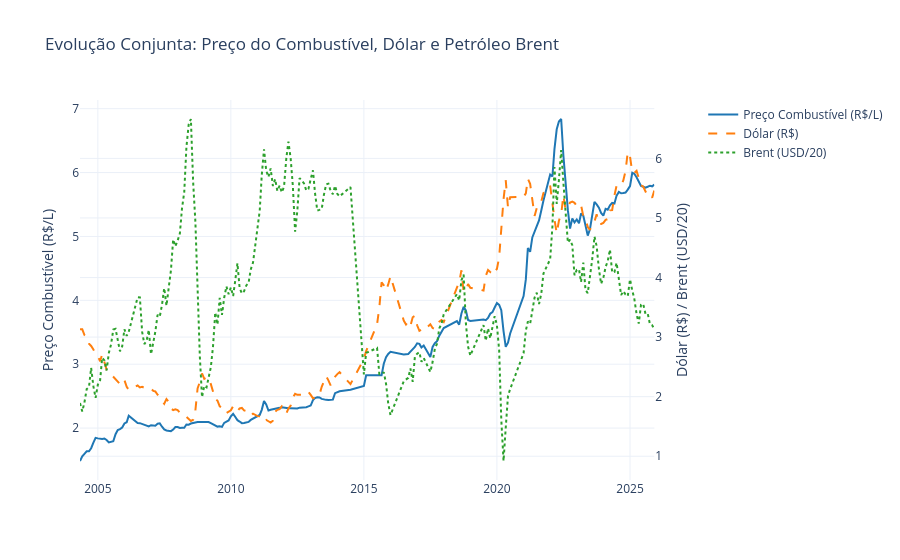

The code cell stored with this chart in its notebook:
### Markdown cell above
## 5.4 — Evolução Conjunta: Combustível, Dólar e Brent

### Code cell
mensal = df.rename(columns={
    'valor_venda':     'preco_combustivel',
    'dolar_venda':     'dolar',
    'preco_brent_usd': 'brent',
}).copy()
mensal['data'] = construir_coluna_data(mensal)

fig = make_subplots(specs=[[{"secondary_y": True}]])

fig.add_trace(
    go.Scatter(x=mensal['data'], y=mensal['preco_combustivel'],
               name='Preço Combustível (R$/L)', line=dict(color='#1f77b4', width=2)),
    secondary_y=False,
)
fig.add_trace(
    go.Scatter(x=mensal['data'], y=mensal['dolar'],
               name='Dólar (R$)', line=dict(color='#ff7f0e', width=2, dash='dash')),
    secondary_y=True,
)
fig.add_trace(
    go.Scatter(x=mensal['data'], y=mensal['brent'] / 20,
               name='Brent (USD/20)', line=dict(color='#2ca02c', width=2, dash='dot')),
    secondary_y=True,
)

fig.update_layout(
    title='Evolução Conjunta: Preço do Combustível, Dólar e Petróleo Brent',
    template='plotly_white',
    hovermode='x unified',
)
fig.update_yaxes(title_text='Preço Combustível (R$/L)', secondary_y=False)
fig.update_yaxes(title_text='Dólar (R$) / Brent (USD/20)', secondary_y=True)
fig.show()

### Figure 1 — Plotly figure (JSON) as saved in the notebook; plotly's stock layout.template omitted (floating-point values rounded to 4 significant figures; data arrays with more than 128 entries replaced by an {"elided": "..."} marker saying what was removed)
{"data": [{"line": {"color": "#1f77b4", "width": 2}, "name": "Preço Combustível (R$/L)", "type": "scatter", "x": {"elided": "220 str values"}, "xaxis": "x", "y": {"elided": "220 float values"}, "yaxis": "y"}, {"line": {"color": "#ff7f0e", "dash": "dash", "width": 2}, "name": "Dólar (R$)", "type": "scatter", "x": {"elided": "220 str values"}, "xaxis": "x", "y": {"elided": "220 float values"}, "yaxis": "y2"}, {"line": {"color": "#2ca02c", "dash": "dot", "width": 2}, "name": "Brent (USD/20)", "type": "scatter", "x": {"elided": "220 str values"}, "xaxis": "x", "y": {"elided": "220 float values"}, "yaxis": "y2"}], "layout": {"hovermode": "x unified", "title": {"text": "Evolução Conjunta: Preço do Combustível, Dólar e Petróleo Brent"}, "xaxis": {"anchor": "y", "domain": [0, 0.94]}, "yaxis": {"anchor": "x", "domain": [0, 1], "title": {"text": "Preço Combustível (R$/L)"}}, "yaxis2": {"anchor": "x", "overlaying": "y", "side": "right", "title": {"text": "Dólar (R$) / Brent (USD/20)"}}}}
